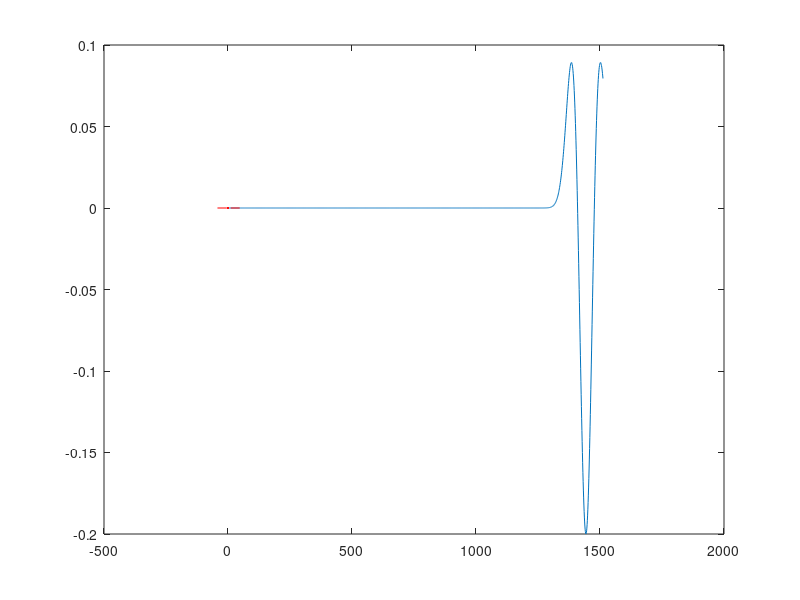
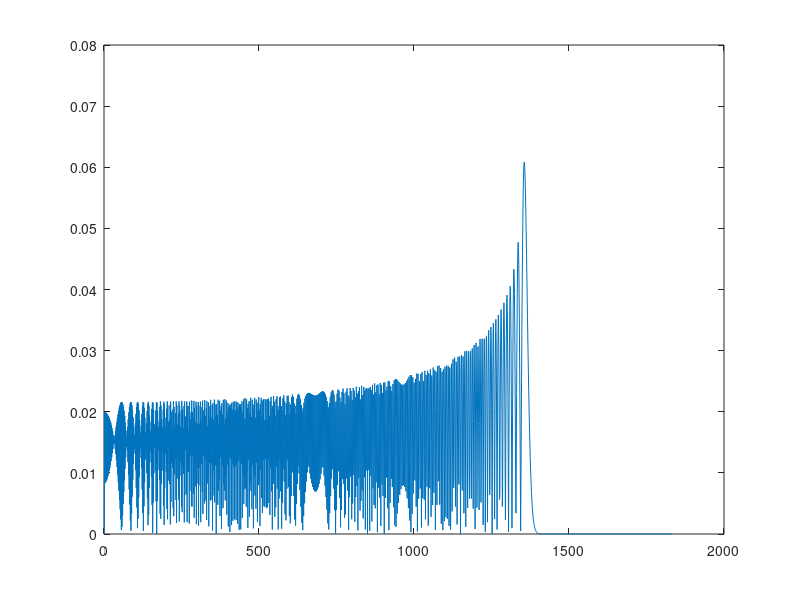
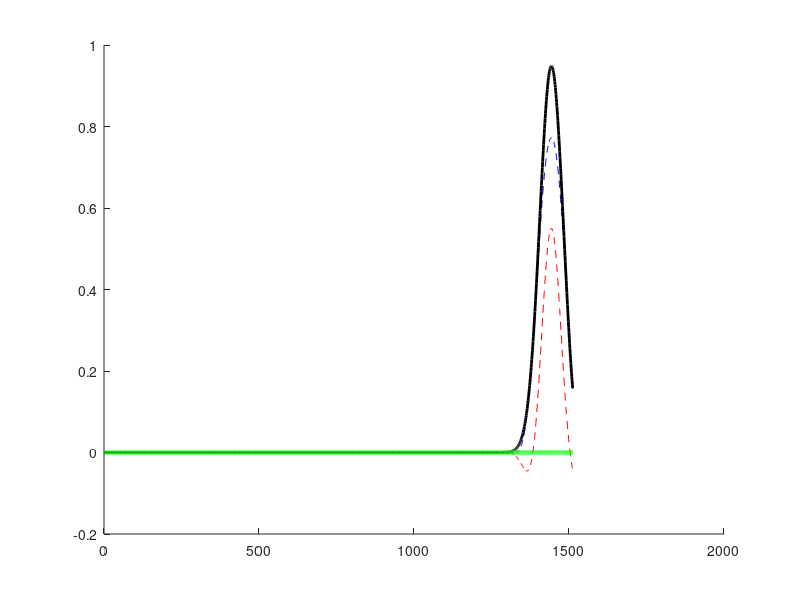

MATLAB code for these plots, in order:
close all;clear all;clc;
% Apply e^(lap + V) over a timestep dt

n = 1512; % number of divisions of x
L = 50;

x = linspace(-L, L, n);
dx = x(21) - x(20)

%steps = 200; % steps calculated per frame dt < .25*dx^2 ?Depends on M
%dt = 1 / steps; %time step, unstable at 1/200 with SOD!
dt = 60.56;


re = 3.2889;
De = 0.01688;
betah = 1.47612;

%u = exp(-((x-3)/.25).^2);

V = De*(1-exp(-betah*(x-re))).^2 - De;
V = V.*(V < 0.5) + (V>0.5);
V = V';


V = zeros(size(x))';

% Wtf?
M = 50;

dE = (pi^2)/(2*M*dx^2) + max(V) - min(V)
maxE = (pi^2)/(2*M*dx^2) + max(V)
minE = min(V)

%psi0 = exp(-((x-3)/.25).^2);
psi0 = exp(-0.1*(x-10*L/11).^2);
psi0 = psi0';

%Chebyshev expansion

%normalize H to have unit spectral radius
%Wtf, original paper had a typo for this?!
%is this just a cultural thing?
%R = dt*(max(eigh)-min(eigh))/2; %What's the 2 for?
%G = min(eigh)*dt;

%Hnorm = (2/dE)*H - ((2*min(eigh)/dE) + 1)*eye(n);
Hnorm = inline( '(2/dE)*((-1/(2*M))*4*del2(Phi,dx) + V.*Phi) - (1+2*minE/dE).*Phi','M', 'V','dE','minE','dx','Phi');

k = -n/2:(n/2-1);
k = k*pi/L;
k = fftshift(k)';

Hnormspec = inline( '(2/dE)*((-1/(2*M))*ifft(-(k.^2).*fft(Phi)) + V.*Phi) - (1+2*minE/dE).*Phi','M', 'V','dE','minE','k','dx','Phi');
Hnormspec = inline( '(2/dE)*((-1/(2*M))*4*del2(Phi,dx) + V.*Phi) - (1+2*minE/dE).*Phi','M', 'V','dE','minE','k','dx','Phi');


figure()
plot(4*del2(psi0,dx));
hold on;
plot((ifft(-(k.^2).*fft(psi0))),'r--')



%%

%figure maxk for a given timestep
maxk = 2;
nexttenjays = 1:.3:1.5;
while max( abs(besselj(maxk,dE*dt*nexttenjays)) ) > 1e-6 %&& abs(besselj(maxk,dt*(jdt+pi))) >1e-6
    maxk = maxk+1;    
end

maxk

%make maxk Tkpsis
Tkpsis = zeros(n,maxk);
Tkpsis(:,1) = psi0;
%Tkpsis(:,2) = Hnorm(M,V,dE,minE,dx,psi0);
Tkpsis(:,2) = Hnormspec(M,V,dE,minE,k,dx,psi0);
for k=3:maxk
    %Tkpsis(:,k) = 2*Hnorm(M,V,dE,minE,dx,Tkpsis(:,k-1)) - Tkpsis(:,k-2);
    Tkpsis(:,k) = 2*Hnormspec(M,V,dE,minE,k,dx,Tkpsis(:,k-1)) - Tkpsis(:,k-2);
end

%make the sum
chebsum = besselj(0,dt*dE)*Tkpsis(:,1);
chebsum = chebsum + -2i*besselj(1,dt*dE)*Tkpsis(:,2);
for k=2:maxk-1
    chebsum = chebsum + 2*((-1i)^k)*besselj(k,dt*dE)*Tkpsis(:,k+1);
    bsls(k) = abs(besselj(k,dt*dE));
end
figure()
plot(bsls)

%check it


figure();
%plot(real(expm(-1i*Hnorm*dE*dt)*psi0));
hold on;
plot(real(chebsum),'r--');
plot(imag(chebsum),'b--');
plot(abs(chebsum),'k','Linewidth',2);
plot(V,'g','Linewidth',3);
